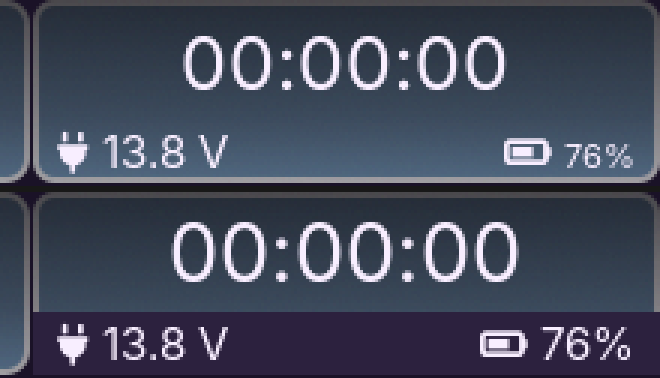
#> input picture docs/evidencia/2026-10-23-ui-polish/home/crops/reloj-aurora-antes-despues-x3.png, 660 x 378 px, given in place of home-bt-off.png, which was not available
$ python crops.py
#> lines starting #> are read from the running program, lines starting #| are printed output that depends on the picture; pictures that were not available may be replaced by others from this repository, and a replacement may not be noted
#!/usr/bin/env python3
"""Recortes ampliados (vecino mas cercano) de la evidencia del #285.

Ayuda de lectura, NO prueba: agrandan la media celda de la runa de BT y el panel
del reloj de los PNG de `png-before/`/`png-after/` para comparar antes/despues.
La legibilidad fisica sobre el LCD de 4" queda PENDING por contrato.

Uso: python3 crops.py
SPDX-License-Identifier: GPL-2.0-or-later
"""

from __future__ import annotations

from pathlib import Path

from PIL import Image

HERE = Path(__file__).resolve().parent
OUT = HERE / "crops"
NEAREST = Image.Resampling.NEAREST

# La media celda derecha de la barra (WiFi/BT) y el panel del reloj completo.
BT_BOX = (139, 22, 200, 62)
CLOCK_BOX = (580, 0, 800, 62)
TEMAS = ["aurora", "cathode", "redshift", "sprint", "sunlit", "trail"]


def recorte(phase: str, name: str, box, scale: int) -> Image.Image:
#> called with phase = 'before', name = 'home-bt-off', box = (139, 22, 200, 62), scale = 8
    img = Image.open(HERE / f"png-{phase}" / f"{name}.png").convert("RGB")
#> img is the input picture: PIL image 660x378 RGB; mean R, G, B 68.4, 74.3, 91.3
    sub = img.crop(box)
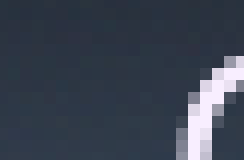
#> sub: PIL image 61x40 RGB (shown 4 times larger); mean R, G, B 59.3, 67.4, 81.3
    return sub.resize((sub.width * scale, sub.height * scale), NEAREST)


def stack(images: list[Image.Image], gap: int = 6) -> Image.Image:
    w = max(i.width for i in images)
    h = sum(i.height for i in images) + gap * (len(images) - 1)
    out = Image.new("RGB", (w, h), (24, 24, 24))
    y = 0
    for i in images:
        out.paste(i, (0, y))
        y += i.height + gap
    return out


def main() -> int:
    OUT.mkdir(parents=True, exist_ok=True)

    # 1. La runa de BT: antes (un zigzag) y despues en los tres estados.
    imgs = [recorte("before", "home-bt-off", BT_BOX, 8), recorte("after", "home-bt-off", BT_BOX, 8),
            recorte("after", "home-bt-on", BT_BOX, 8),
            recorte("after", "home-bt-connected", BT_BOX, 8)]
#> call 2 of recorte, with phase = 'after', name = 'home-bt-off', box = (139, 22, 200, 62), scale = 8
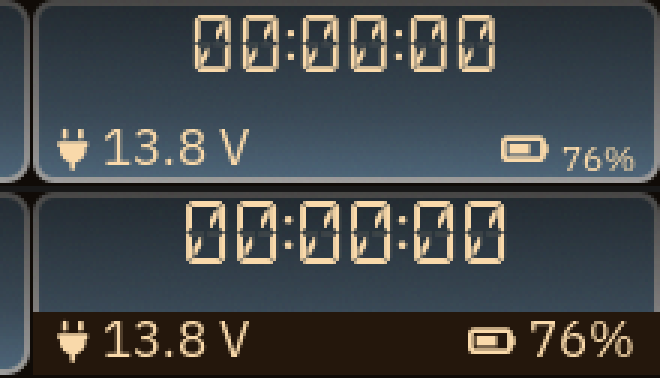
#> input picture docs/evidencia/2026-10-23-ui-polish/home/crops/reloj-cathode-antes-despues-x3.png, 660 x 378 px, given in place of home-bt-off.png, which was not available
#> in recorte, img is the input picture: PIL image 660x378 RGB; mean R, G, B 67.3, 71.6, 73.4
#> in recorte (call 2), `sub = img.crop(box)`:
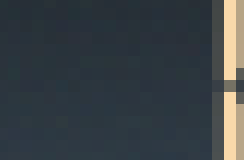
#> sub: PIL image 61x40 RGB (shown 4 times larger); mean R, G, B 57.4, 64.5, 69.1
    stack(imgs).save(OUT / "runa-bt-antes-despues-x8.png")

    # 2. El panel del reloj: los seis temas, antes | despues.
    for tema in TEMAS:
        par = [recorte("before", f"home-{tema}", CLOCK_BOX, 3),
               recorte("after", f"home-{tema}", CLOCK_BOX, 3)]
        stack(par).save(OUT / f"reloj-{tema}-antes-despues-x3.png")

    # 3. El reloj en los seis temas, despues, apilado (contraste de la banda).
    stack([recorte("after", f"home-{t}", CLOCK_BOX, 3) for t in TEMAS]).save(
        OUT / "reloj-temas-despues-x3.png")

    # 4. La banda de estado con los porcentajes de la matriz (Aurora, despues).
    stack([recorte("after", f"home-bat-{p}", (590, 38, 800, 62), 5)
           for p in ("unknown", "0", "9", "76", "99", "100")]).save(
        OUT / "banda-porcentajes-despues-x5.png")

    print(f"OK: {len(list(OUT.glob('*.png')))} recortes en {OUT}")
    return 0


if __name__ == "__main__":
#> (the run stopped early here; a loop or call above may not have finished)
